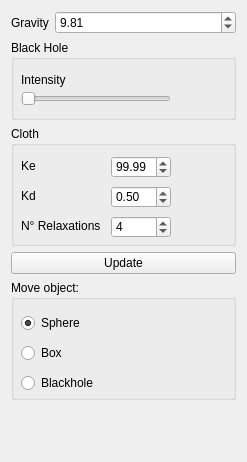
<?xml version="1.0" encoding="UTF-8"?>
<ui version="4.0">
 <class>WidgetCloth</class>
 <widget class="QWidget" name="WidgetCloth">
  <property name="geometry">
   <rect>
    <x>0</x>
    <y>0</y>
    <width>247</width>
    <height>462</height>
   </rect>
  </property>
  <property name="windowTitle">
   <string>Form</string>
  </property>
  <layout class="QFormLayout" name="formLayout">
   <item row="0" column="0">
    <widget class="QLabel" name="label">
     <property name="text">
      <string>Gravity</string>
     </property>
    </widget>
   </item>
   <item row="0" column="1">
    <widget class="QDoubleSpinBox" name="gravity">
     <property name="maximum">
      <double>100.000000000000000</double>
     </property>
     <property name="singleStep">
      <double>0.100000000000000</double>
     </property>
     <property name="value">
      <double>9.810000000000000</double>
     </property>
    </widget>
   </item>
   <item row="1" column="0" colspan="2">
    <widget class="QGroupBox" name="groupBox">
     <property name="minimumSize">
      <size>
       <width>0</width>
       <height>80</height>
      </size>
     </property>
     <property name="title">
      <string>Black Hole</string>
     </property>
     <widget class="QSlider" name="horizontalSlider">
      <property name="geometry">
       <rect>
        <x>10</x>
        <y>50</y>
        <width>150</width>
        <height>18</height>
       </rect>
      </property>
      <property name="maximumSize">
       <size>
        <width>150</width>
        <height>16777215</height>
       </size>
      </property>
      <property name="orientation">
       <enum>Qt::Horizontal</enum>
      </property>
     </widget>
     <widget class="QLabel" name="label_2">
      <property name="geometry">
       <rect>
        <x>10</x>
        <y>30</y>
        <width>63</width>
        <height>20</height>
       </rect>
      </property>
      <property name="text">
       <string>Intensity</string>
      </property>
     </widget>
    </widget>
   </item>
   <item row="3" column="0" colspan="2">
    <widget class="QPushButton" name="btnUpdate">
     <property name="text">
      <string>Update</string>
     </property>
    </widget>
   </item>
   <item row="4" column="0" colspan="2">
    <widget class="QGroupBox" name="groupBox_2">
     <property name="minimumSize">
      <size>
       <width>0</width>
       <height>120</height>
      </size>
     </property>
     <property name="title">
      <string>Move object:</string>
     </property>
     <widget class="QRadioButton" name="radioButton">
      <property name="geometry">
       <rect>
        <x>10</x>
        <y>30</y>
        <width>112</width>
        <height>26</height>
       </rect>
      </property>
      <property name="text">
       <string>Sphere</string>
      </property>
      <property name="checked">
       <bool>true</bool>
      </property>
     </widget>
     <widget class="QRadioButton" name="radioButton_2">
      <property name="geometry">
       <rect>
        <x>10</x>
        <y>60</y>
        <width>112</width>
        <height>26</height>
       </rect>
      </property>
      <property name="text">
       <string>Box</string>
      </property>
     </widget>
     <widget class="QRadioButton" name="radioButton_3">
      <property name="geometry">
       <rect>
        <x>10</x>
        <y>90</y>
        <width>112</width>
        <height>26</height>
       </rect>
      </property>
      <property name="text">
       <string>Blackhole</string>
      </property>
     </widget>
    </widget>
   </item>
   <item row="2" column="0" colspan="2">
    <widget class="QGroupBox" name="groupBox_3">
     <property name="minimumSize">
      <size>
       <width>0</width>
       <height>120</height>
      </size>
     </property>
     <property name="baseSize">
      <size>
       <width>0</width>
       <height>100</height>
      </size>
     </property>
     <property name="title">
      <string>Cloth</string>
     </property>
     <widget class="QLabel" name="label_3">
      <property name="geometry">
       <rect>
        <x>10</x>
        <y>30</y>
        <width>63</width>
        <height>20</height>
       </rect>
      </property>
      <property name="text">
       <string>Ke</string>
      </property>
     </widget>
     <widget class="QLabel" name="label_4">
      <property name="geometry">
       <rect>
        <x>10</x>
        <y>60</y>
        <width>63</width>
        <height>20</height>
       </rect>
      </property>
      <property name="text">
       <string>Kd</string>
      </property>
     </widget>
     <widget class="QLabel" name="label_5">
      <property name="geometry">
       <rect>
        <x>10</x>
        <y>90</y>
        <width>91</width>
        <height>20</height>
       </rect>
      </property>
      <property name="text">
       <string>N° Relaxations</string>
      </property>
     </widget>
     <widget class="QDoubleSpinBox" name="spinBox_ke">
      <property name="geometry">
       <rect>
        <x>100</x>
        <y>30</y>
        <width>60</width>
        <height>22</height>
       </rect>
      </property>
      <property name="maximum">
       <double>1000.000000000000000</double>
      </property>
      <property name="value">
       <double>99.989999999999995</double>
      </property>
     </widget>
     <widget class="QDoubleSpinBox" name="spinBox_kd">
      <property name="geometry">
       <rect>
        <x>100</x>
        <y>60</y>
        <width>60</width>
        <height>22</height>
       </rect>
      </property>
      <property name="value">
       <double>0.500000000000000</double>
      </property>
     </widget>
     <widget class="QSpinBox" name="spinBox_relaxation_steps">
      <property name="geometry">
       <rect>
        <x>100</x>
        <y>90</y>
        <width>60</width>
        <height>22</height>
       </rect>
      </property>
      <property name="value">
       <number>4</number>
      </property>
     </widget>
    </widget>
   </item>
  </layout>
 </widget>
 <resources/>
 <connections/>
</ui>
